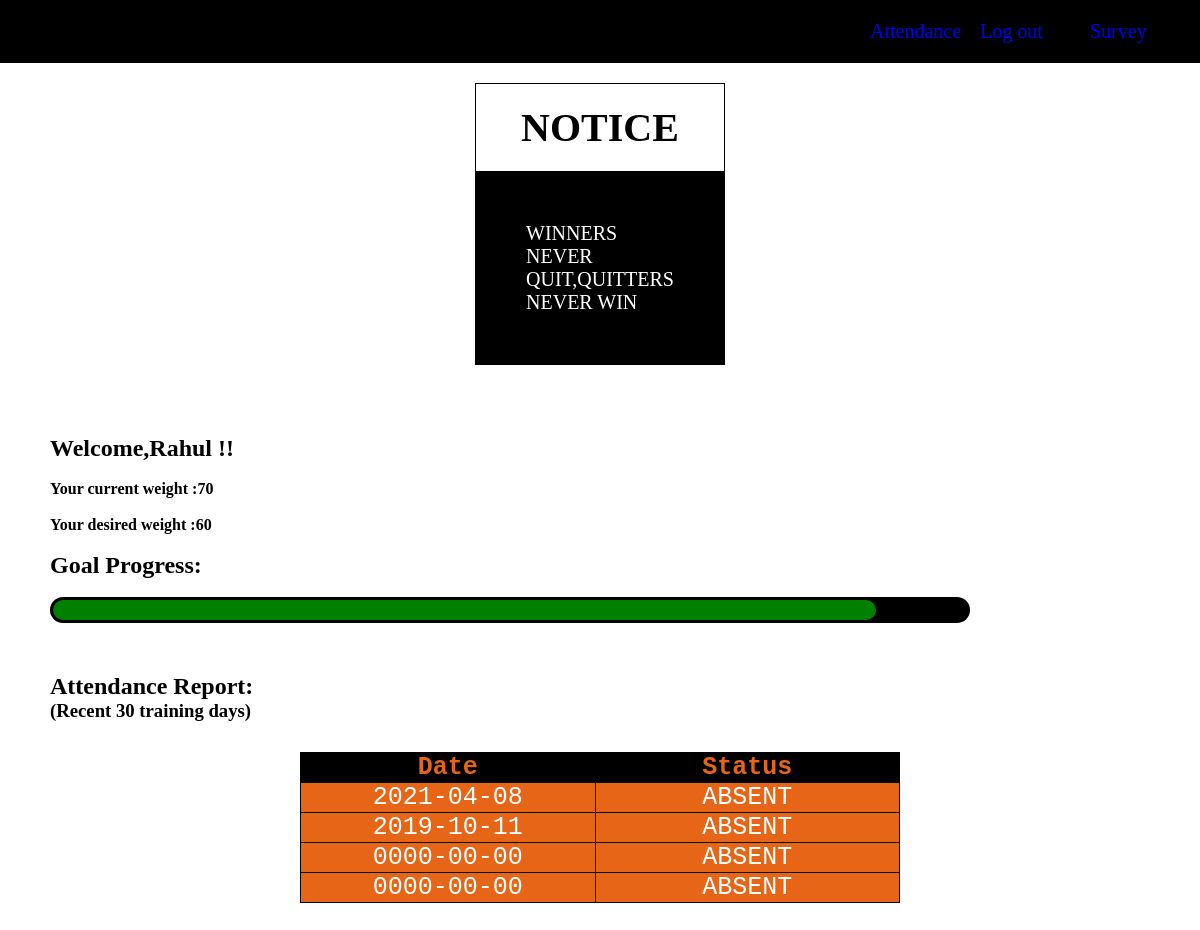
/userpage.php (signed in), run on the app's committed database.
### tables this page shows
CREATE TABLE `notice` (
  `ID` int(50) NOT NULL,
  `TEXT` varchar(200) NOT NULL
);

CREATE TABLE `recp_attendance` (
  `a_no` int(11) NOT NULL,
  `date` date NOT NULL,
  `email` varchar(20) NOT NULL,
  `status` varchar(10) NOT NULL DEFAULT 'ABSENT'
);

### userpage.php (the view, shortened to what this page needs)
<!DOCTYPE html>
<html >
<head>
	<?php
    require_once('config.php');
    ?>
 	<link rel="stylesheet" type="text/css" href="css/userstyling.css">
</head>
<body >
	<div class="top">
		<ul class="top-ul">
			<li class="top-li"><a href="#view">Attendance</a></li>
			<li class="top-li"><a href="logout.php">Log out</a></li>
			<l1 class="top-li"><a href="survey.php">Survey</a></li>
		</ul>
	</div>
	<div class="contain">
		<table class="hello" align="center">
			<tr><th>NOTICE</th></tr>
			<tr><td id="notice_in">
			    <?php
		              $view="select TEXT from notice";
                        $result=mysqli_query($con,$view);
                        if (mysqli_num_rows($result) > 0)
                                    {
                                        $row = mysqli_fetch_assoc($result);
                                        echo $row['TEXT'];
                                    }
                    ?>
            </td>	</tr>
		</table>
		<br>
	</div>
<div class="goal">
	<?php echo "<h2>Welcome,".$_SESSION['username']." !!</h2>"?><br>
	<?php echo "<h4>Your current weight :".$_SESSION['c_wt']." </h4>"?><br>
	<?php echo "<h4>Your desired weight :".$_SESSION['d_wt']." </h4>"?><br>
	<h2>Goal Progress:</h2><br>
	<div class="progress">
		<div id="slider"></div>
	</div>
</div>
<h2 id="att">Attendance Report:</h2>
<h3 id="att">(Recent 30 training days)</h3>
<div id="view" class="view-attendance">
	<?php
		$view="select date,status from recp_attendance where email='".$_SESSION['email']."' ORDER BY date desc LIMIT 30";
	    $result=mysqli_query($con,$view);
	    if (mysqli_num_rows($result) > 0)
	                {
	                echo "<table><tr><th>Date</th><th>Status</th></tr>";
	                while($row = mysqli_fetch_assoc($result))
	                {
	                    echo"<tr><td>".$row['date']."</td><td>".$row['status']."  </td><tr>";
	                }
	                    echo"</table>";
	                }
	?>
</div>
</body>
</html>

### css/userstyling.css (style rules this page uses)
* { margin: 0; padding: 0; box-sizing: border-box; }
.top { background-color: black; font-size: 20px; }
.top-ul { display: flex; justify-content: flex-end; }
.top-li { color: white; list-style: none; width: 110px; padding-top:20px; padding-bottom: 20px; }
.hello { max-width:200px; }
#notice_in { padding: 50px; font-size:20px; background-color: black; color: white; font-family: "Comic Sans MS"; }
.contain { display: flex; align-items: center; justify-content: center; -webkit-column-width: 500px; column-width: 500px; }
.contain table,th,td { border-collapse: collapse; border:1px solid black; width: 700px; }
.contain table { margin:20px 0px; }
.contain th { padding: 20px 0px; font-size: 40px; }
.goal { margin: 50px 0 50px 50px; }
.progress { width: 80%; background-color: black; border-radius: 13px; padding: 3px; }
a { text-decoration:none; }
#att { margin-left: 50px; }
#slider { background-color: green; height: 20px; border-radius: 10px; }
.view-attendance { padding:30px 0px; display: flex; align-items: center; justify-content: center; }
.view-attendance table { border-collapse: collapse; width:600px; color:WHITE; font-family: monospace; font-size: 25px; text-align: center; }
.view-attendance th { background-color:black; color:rgb(230, 101, 23); }
.view-attendance tr:nth-child(even) { background-color:rgb(230, 101, 23); }

### data on the page
notice: TEXT "WINNERS NEVER QUIT,QUITTERS NEVER WIN"
recp_attendance: date "2021-04-08", status "ABSENT"
recp_attendance: date "2019-10-11", status "ABSENT"
recp_attendance: date "0000-00-00", status "ABSENT"
recp_attendance: date "0000-00-00", status "ABSENT"

### other printed values
$_SESSION['username'] "Rahul"
$_SESSION['c_wt'] "70"
$_SESSION['d_wt'] "60"
